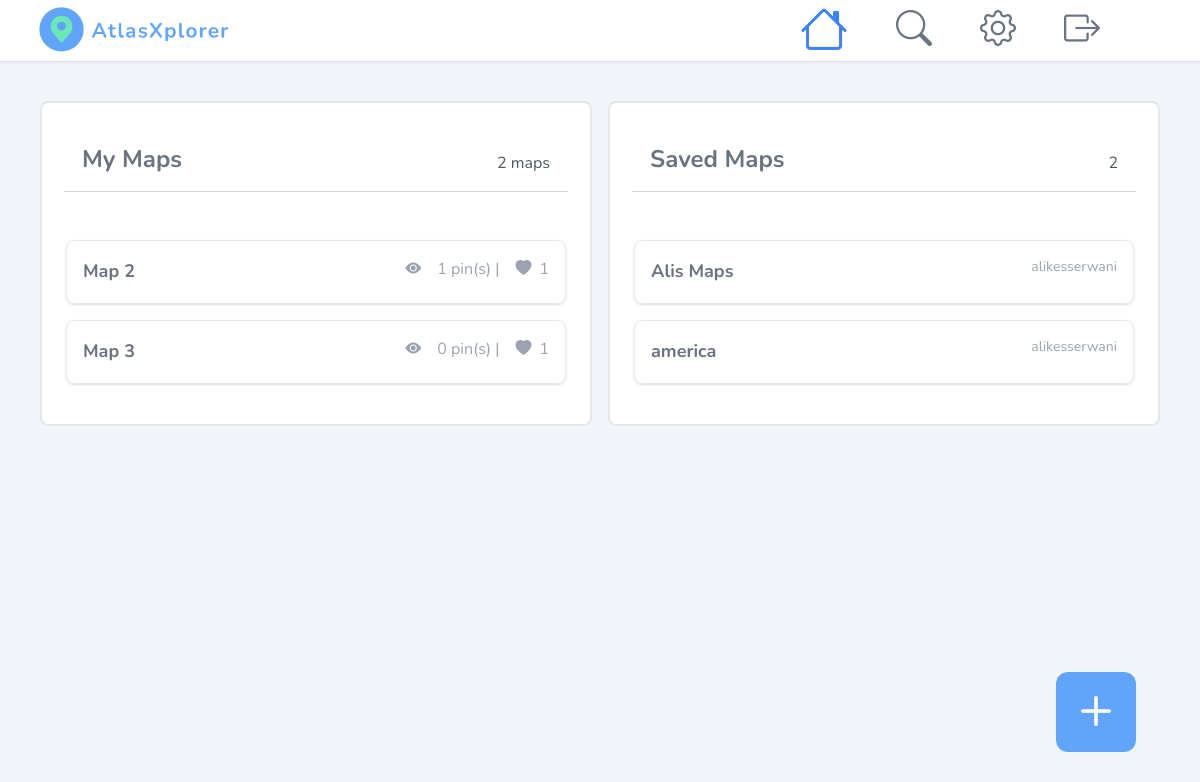
Screenshot of / (signed in) with the database file from the repository.
### main/models.py (models this page shows, shortened)
class UserMap(models.Model):
    user = models.ForeignKey(User, on_delete=models.CASCADE, related_name="usermap", null=True)
    name = models.CharField(max_length=50)
    private = models.BooleanField(null=True, blank=True)
    likes = models.ManyToManyField(User, max_length=50, default="none", related_name="liked_maps", blank=True)

class Bookmarks(models.Model):
    user = models.ForeignKey(User, on_delete=models.CASCADE, related_name="userbookmark", null=True)
    creator = models.CharField(max_length=50)
    map_name = models.CharField(max_length=50)

### main/views.py (the view)
# urls.py: path('', views.index, name = "main-home"),
@login_required
def index(response):
    form = CreateMap()
    current_user = response.user
    if response.method == "POST":
        print("Post Request Sent")
        form = CreateMap(response.POST)
        if form.is_valid():
            n = form.cleaned_data['name']
            p = form.cleaned_data['private']
            if not UserMap.objects.filter(name=n).exists():
                m = UserMap(name = n, private = p)
                m.save()
                response.user.usermap.add(m)
            else:
                messages.error(response, f'Map name already exists.')
            return redirect('main-home')
    else:
        form = CreateMap()
    context = {
        'user_maps': UserMap.objects.all(),
        'form': form,
        'current_user': current_user,
        'bookmarks': Bookmarks.objects.filter(user=response.user),
        'bookmarks_count': Bookmarks.objects.filter(user=response.user).count()
    }
    return render(response, 'index.html', context)

### main/templates/index.html (shortened to what this page needs)
{% extends 'base.html' %}
{% block content %}
{% load widget_tweaks %}
{% include 'shared/nav.html' %}
<div class = "w-full flex justify-center flex-col md:flex-row p-10 gap-4">
    <div class = "w-full md:w-1/2 h-[60vh] flex flex-col justify-center align-middle bg-white border-2 rounded-lg">
        <div class = "w-full flex flex-col">
            <div class = "w-full flex flex-row justify-between p-10">
                <h class = "text-2xl font-bold text-gray-500">My Maps</h>
                <p class = "text-base text-gray-600 mt-2">{{ user.usermap.all.count }} maps</p>
            </div>
            <hr class = "border-1 w-[92%] border-gray-300 ml-auto mr-auto relative bottom-6">
        </div>
        <div class = "w-full h-3/4 p-6 flex flex-col gap-4 items-center align-middle overflow-auto mb-4">
            {% for map in user.usermap.all %}
            <a href = "{% url 'main-map' username=current_user map_name=map.name %}" class = "w-full">
                <div class = "w-full border flex flex-row flex-wrap justify-between h-16 p-4 rounded-lg shadow hover:bg-gray-100 hover:cursor-pointer active:scale-95">
                    <h class = "text-lg font-bold text-gray-500">{{ map.name }}</h>
                    <div class = "flex flex-row gap-4">
                        {% if map.private == True %}
                            <span class="text-gray-400 hover:cursor-pointer"><i class="bi-eye-slash-fill"></i></span>
                        {% else %}
                            <span class="text-gray-400 hover:cursor-pointer"><i class="bi-eye-fill"></i></span>
                        {% endif %}
                        <p class = "text-base text-gray-400">{{ map.pin.all.count }} pin(s) |</p>
                        <div class = "flex flex-row gap-2">
                            <span class="text-gray-400"><i class="bi-heart-fill"></i></span>
                            <p class = "text-base text-gray-400">{{ map.likes.count }}</p>
                        </div>
                    </div>
                </div>
            </a>
            {% endfor %}
        </div>
    </div>
    <div class = "w-full md:w-1/2 h-[60vh] flex flex-col justify-center align-middle bg-white border-2 rounded-lg">
        <div class = "w-full flex flex-col">
            <div class = "w-full flex flex-row justify-between p-10">
                <h class = "text-2xl font-bold text-gray-500">Saved Maps</h>
                <p class = "text-base text-gray-600 mt-2">{{bookmarks_count}}</p>
            </div>
            <hr class = "border-1 w-[92%] border-gray-300 relative bottom-6 ml-auto mr-auto">
        </div>
            <div class = "w-full h-3/4 p-6 flex flex-col gap-4 items-center align-middle overflow-auto mb-4">
                {% for saved in bookmarks %}
                <a href = "{% url 'main-map' username=saved.creator map_name=saved.map_name %}" class = "w-full">
                    <div class = "w-full border flex flex-row flex-wrap justify-between h-16 p-4 rounded-lg shadow hover:bg-gray-100 hover:cursor-pointer active:scale-95">
                        <h class = "text-lg font-bold text-gray-500">{{ saved.map_name }}</h>
                        <p class = "text-sm text-gray-400">{{saved.creator}}</p>
                    </div>
                </a>
                {% endfor %}
            </div>
    </div>
</div>
<div x-data="{modalIsOpen: false}">
    <div class = "w-full h-32 fixed left-0 bottom-0">
        <button @click="modalIsOpen = true" class = "aspect-square w-20 h-20 rounded-xl float-right mr-16 bg-blue-400 hover:bg-blue-500 active:scale-95">
            <span class="text-white text-6xl"><i class="bi-plus"></i></span>
        </button>
    </div>
</div>
{% endblock content %}

### main/templates/base.html (shortened to what this page needs)
{% load static tailwind_tags %}
<!DOCTYPE html>
<html lang="en">
    <head>
        <link rel="stylesheet" href="https://cdn.jsdelivr.net/npm/bootstrap-icons@1.5.0/font/bootstrap-icons.css">
        <link rel="stylesheet" href="https://unpkg.com/leaflet@1.9.4/dist/leaflet.css"
/>
		{% tailwind_css %}
    </head>
    <body class = "font-nunito bg-slate-100">
        {% block content %} {% endblock %}
  </body>
</html>

### main/templates/shared/nav.html (shortened to what this page needs)
{% load static %}
<nav x-data="{ mobileMenuIsOpen: false }" @click.away="mobileMenuIsOpen = false">
    <div class = "w-full h-[20vh] flex flex-row align-middle justify-between bg-white shadow">
        <div class = "w-1/2 md:3/4 flex flex-col justify-center align-middle md:ml-8">
            <a href="{% url 'main-home' %}" >
                <img src="{% static 'logo.png' %}" class="w-full md:w-1/2 lg:w-1/3">
            </a>
        </div>
        <div class = "w-1/2 md:w-1/3 xl:w-1/4 flex flex-row">
            <div class = "hidden text-4xl text-gray-500 w-full md:flex flex-row align-middle items-center gap-10 lg:gap-12 xl:gap-14 ">
                <a class = "active:scale-90" href="{% url 'main-home' %}" >
                    <span class="hover:text-blue-400 hover:cursor-pointer {% if request.path == '/' %} text-blue-500 text-5xl {% endif %} "><i class="bi-house"></i></span>
                </a>
                <a class = "active:scale-90" href="{% url 'main-search' %}" >
                    <span class="hover:text-blue-400 hover:cursor-pointer {% if request.path == '/search/' %} text-blue-500 text-5xl {% endif %}"><i class="bi-search"></i></span>
                </a>
                <a class = "active:scale-90" href="{% url 'main-settings' %}" >
                    <span class="hover:text-blue-400 hover:cursor-pointer {% if request.path == '/settings/' %} text-blue-500 text-5xl {% endif %}"><i class="bi-gear"></i></span>
                </a>
                <a class = "active:scale-90" href="{% url 'logout' %}" onclick="return confirm('Are you sure you want to logout?');">
                    <span class="hover:text-blue-400 hover:cursor-pointer"><i class="bi-box-arrow-right"></i></span>
                </a>
            </div>
        </div>
    </div>
</nav>

### rows the page displays
UserMap: name "Map 2", private False (drawn), pin.all.count "1", likes.count "1"
UserMap: name "Map 3", private False (drawn), pin.all.count "0", likes.count "1"
Bookmarks: map_name "Alis Maps", creator "alikesserwani"
Bookmarks: map_name "america", creator "alikesserwani"

### other values shown
{{ user.usermap.all.count }} "2"
{{ bookmarks_count }} "2"
